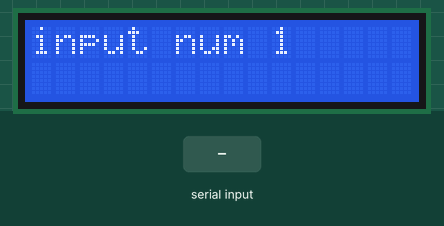
This sketch was run on a simulated Arduino Uno, built with avr-gcc and run on an emulated ATmega328P. Parts: 16×2 character LCD. The test bench sets the inputs (shaded band).

Above: at 1.2 s.
1.3 s: "90/45\n" received over Serial
At 2.1 s:
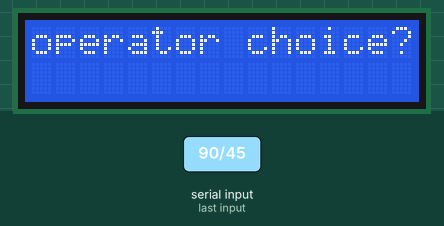
At 3.6 s:
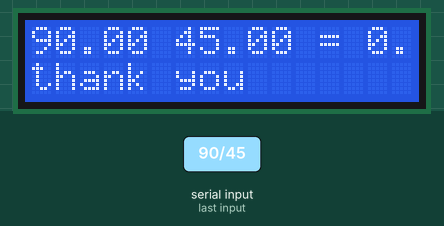
Timing chart, 0 to 5.1 s (numbered marks = the images above; inputs shaded):
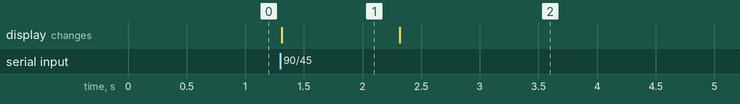

Measured:
- after the input at 1.3 s, the display: changes at once (image 1)
- what the display in image 1 shows lasts 1.0 s, from 1.3 s to 2.3 s

The sketch:

calculator.ino
```cpp
//use the lcd library
#include<LiquidCrystal.h>

//define the pins connected to the lcd.
const int rs = 7, en = 8, d4 = 9, d5 = 10, d6 = 11, d7 = 12;

//create the lcd object
LiquidCrystal lcd(rs, en, d4, d5, d6, d7);

//global variables
float num1; //the first input
float num2; // the second input
float ans;   // the answer input
String operators; //the operator input. like + - / *

void setup() {
  // put your setup code here, to run once:
  lcd.begin(16,2);
Serial.begin(9600);
}

void loop() {
  // put your main code here, to run repeatedly:

// asking for first number
lcd.setCursor(0,0);
lcd.print("input num 1 ");
while (Serial.available()== 0){

}
num1=Serial.parseFloat();

  //asking for a second number
lcd.clear(); //claer the screen on the lcd.
lcd.setCursor(0,0); //set the cursor on 0,0 axis
lcd.print("input num 2 "); //print on the lcd
while (Serial.available() == 0){  //wait for the input

}
num2=Serial.parseFloat(); //read the input

//asking for operator
lcd.clear();
lcd.setCursor(0,0);
lcd.print("operator choice?");
while (Serial.available() == 0){

}
operators=Serial.readString();


//doing the math

if (operators== "+"){
  ans=num1+num2;
}
if (operators== "-"){
  ans=num1-num2;
}
if (operators== "*"){
  ans=num1*num2;
}
if (operators== "/"){
  ans=num1/num2;
}

//print the math on the lcd.

lcd.clear();
lcd.setCursor(0,0);
lcd.print(num1);
lcd.print(operators);
lcd.print(num2);
lcd.print(" = ");
lcd.print(ans);

lcd.setCursor(0,1);
lcd.print("thank you");
delay(5000);
lcd.clear();


}
```
